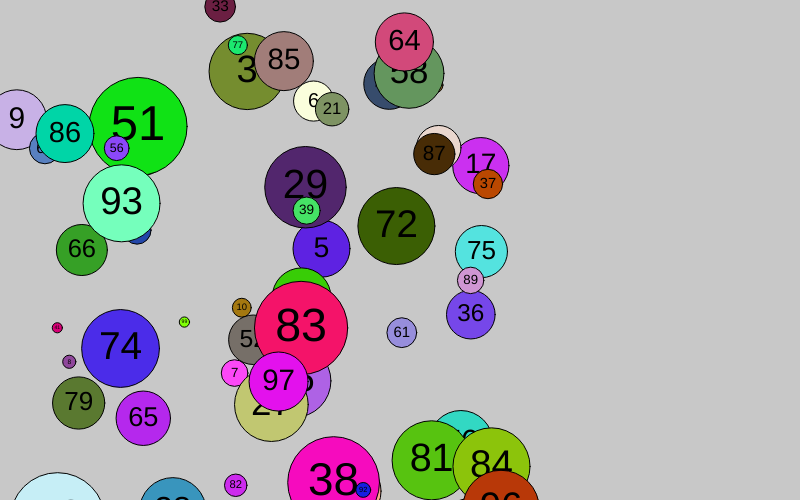
Frame 1 (no input)
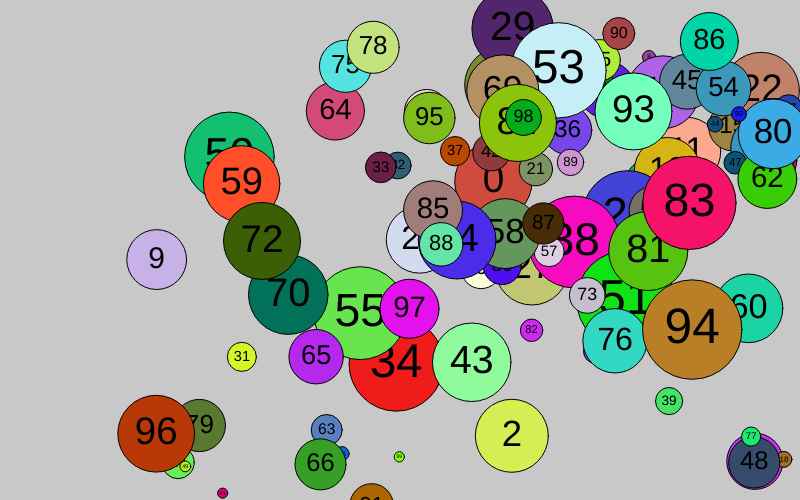
Frame 60 (no input)
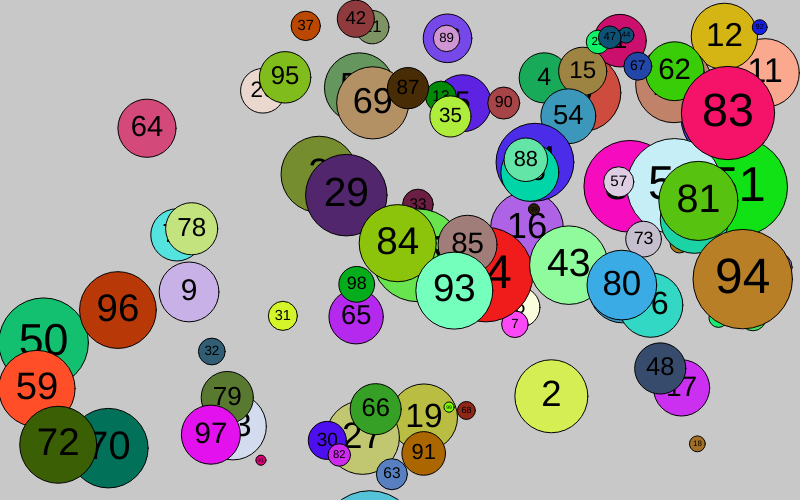
Frame 120 (the mouse pressed at the canvas centre since frame 60)

The p5.js sketch that drew these frames (run headless with seeded random() and noise() and a simulated clock; from frame 60 on, the mouse is pressed at the canvas centre):

// p5.js sketch
// ── sketch.js
const WIDTH = 500;
const HEIGHT = 800;

const NUM_BALLS = 100;

const balls = [];

function setup() {
    createCanvas(HEIGHT, WIDTH);

    for (let i = 0; i < NUM_BALLS; i++) {
        const x = random(HEIGHT);
        const y = random(WIDTH);
        const size = random(10, 100);
        const velocity = random(2, 15);
        const cor = color(random(255), random(255), random(255));

        const newBall = new Ball(x, y, size, velocity, i, cor);

        balls.push(newBall);
    }
}

function draw() {
    background(200);

    for (let i = 0; i < NUM_BALLS; i++) {
        balls[i].update();
    }
}


// ── ball.js
class Ball {
    x;
    y;
    size;
    velocity;
    velX;
    velY;
    text;
    cor;

    constructor(x, y, size, vel, text, cor) {
        this.x = x;
        this.y = y;

        this.size = size;
        this.velocity = vel;

        this.velX = vel;
        this.velY = vel;

        this.text = text;
        this.cor = cor;

        this.velAdd = 1;
    }

    update() {
        
        if (this.x > WIDTH - this.size / 2) {
            this.velX = this.velocity * -1;
        }

        if (this.x < this.size / 2) {
            this.velX = this.velocity;
        }
        
        if (this.y > HEIGHT - this.size / 2) {
            this.velY = this.velocity * -1;
        }

        if (this.y < this.size / 2) {
            this.velY = this.velocity;
        }

        if (mouseIsPressed) {
            this.velAdd -= 0.05;
            if (this.velAdd < 0.1) {
                this.velAdd = 0.1;
            }
        } else {
            this.velAdd += 0.05;
            if (this.velAdd > 1) {
                this.velAdd = 1;
            }
        }

        this.x += this.velX * this.velAdd;
        this.y += this.velY * this.velAdd;

        fill(this.cor);
        ellipse(this.y, this.x, this.size);

        fill(color(0));
        textSize(this.size / 2)
        textAlign(CENTER, CENTER)
        text(this.text, this.y, this.x)
    }
}
